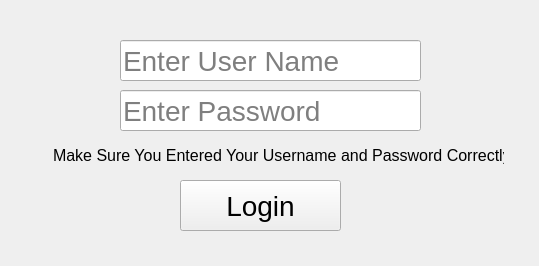
<?xml version="1.0" encoding="UTF-8"?>
<ui version="4.0">
 <class>Form</class>
 <widget class="QWidget" name="Form">
  <property name="geometry">
   <rect>
    <x>0</x>
    <y>0</y>
    <width>539</width>
    <height>266</height>
   </rect>
  </property>
  <property name="font">
   <font>
    <family>Segoe UI</family>
    <pointsize>21</pointsize>
   </font>
  </property>
  <property name="windowTitle">
   <string>Form</string>
  </property>
  <widget class="QPushButton" name="pushButton">
   <property name="geometry">
    <rect>
     <x>180</x>
     <y>180</y>
     <width>161</width>
     <height>51</height>
    </rect>
   </property>
   <property name="text">
    <string>Login</string>
   </property>
  </widget>
  <widget class="QLineEdit" name="lineEdit">
   <property name="geometry">
    <rect>
     <x>120</x>
     <y>40</y>
     <width>301</width>
     <height>41</height>
    </rect>
   </property>
   <property name="placeholderText">
    <string>Enter User Name</string>
   </property>
  </widget>
  <widget class="QLineEdit" name="lineEdit_2">
   <property name="geometry">
    <rect>
     <x>120</x>
     <y>90</y>
     <width>301</width>
     <height>41</height>
    </rect>
   </property>
   <property name="echoMode">
    <enum>QLineEdit::Password</enum>
   </property>
   <property name="placeholderText">
    <string>Enter Password</string>
   </property>
  </widget>
  <widget class="QLabel" name="label">
   <property name="enabled">
    <bool>true</bool>
   </property>
   <property name="geometry">
    <rect>
     <x>80</x>
     <y>140</y>
     <width>361</width>
     <height>31</height>
    </rect>
   </property>
   <property name="font">
    <font>
     <pointsize>12</pointsize>
    </font>
   </property>
   <property name="text">
    <string/>
   </property>
  </widget>
  <widget class="QLabel" name="label_2">
   <property name="geometry">
    <rect>
     <x>53</x>
     <y>140</y>
     <width>451</width>
     <height>31</height>
    </rect>
   </property>
   <property name="font">
    <font>
     <pointsize>12</pointsize>
    </font>
   </property>
   <property name="text">
    <string>Make Sure You Entered Your Username and Password Correctly</string>
   </property>
  </widget>
 </widget>
 <resources/>
 <connections/>
</ui>
